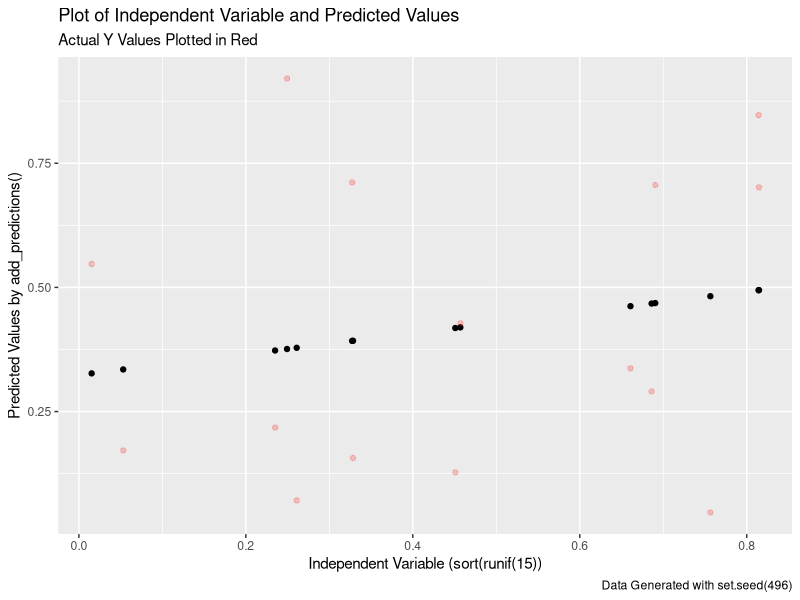
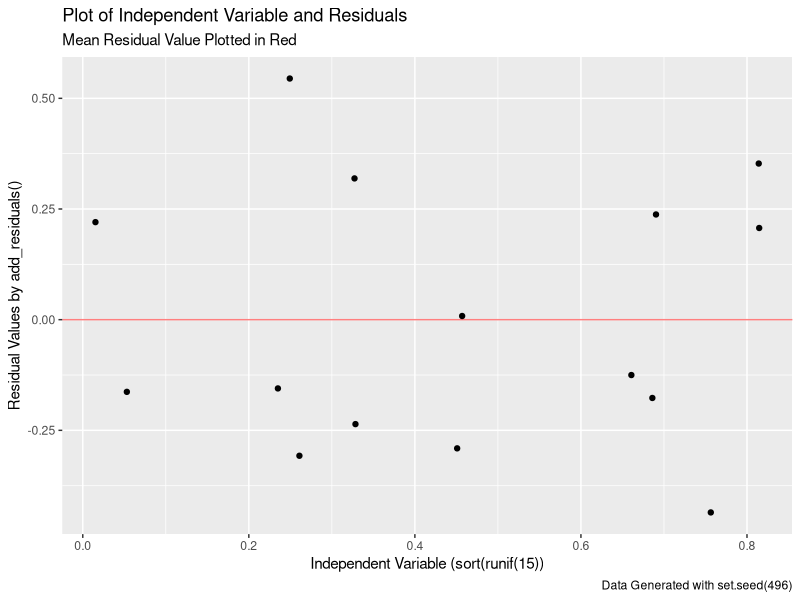

Here is the R script that generated these plots, in order:
## ---- chunk 1
knitr::opts_chunk$set(collapse = TRUE)
library(tidyverse)
library(modelr)
library(magrittr)
## ---- chunk 2
set.seed(496)
df <- tibble(`x` = sort(runif(15)), `y` = runif(15))

df
## ---- chunk 3
fit <- lm(y ~ x, data = df)
## ---- chunk 4
df <- df %>% 
  add_predictions(model = fit, var = "pred")

df
## ---- chunk 5
df <- df %>% 
  add_residuals(model = fit, var = "resid")

df
## ---- chunk 6
ggplot(data = df, aes(x = x, y = pred)) +
  geom_point() +
  geom_point(aes(y = y), alpha = 0.2, color = "red") +
  labs(title = "Plot of Independent Variable and Predicted Values", subtitle = "Actual Y Values Plotted in Red", x = "Independent Variable (sort(runif(15))", y = "Predicted Values by add_predictions()", caption = "Data Generated with set.seed(496)")
## ---- chunk 7
ggplot(data = df, mapping = aes(x = x, y = resid)) +
  geom_hline(yintercept = mean(df$resid), color = "red", alpha = 0.5) +
  geom_point() +
  labs(title = "Plot of Independent Variable and Residuals", subtitle = "Mean Residual Value Plotted in Red", x = "Independent Variable (sort(runif(15))", y = "Residual Values by add_residuals()", caption = "Data Generated with set.seed(496)")
